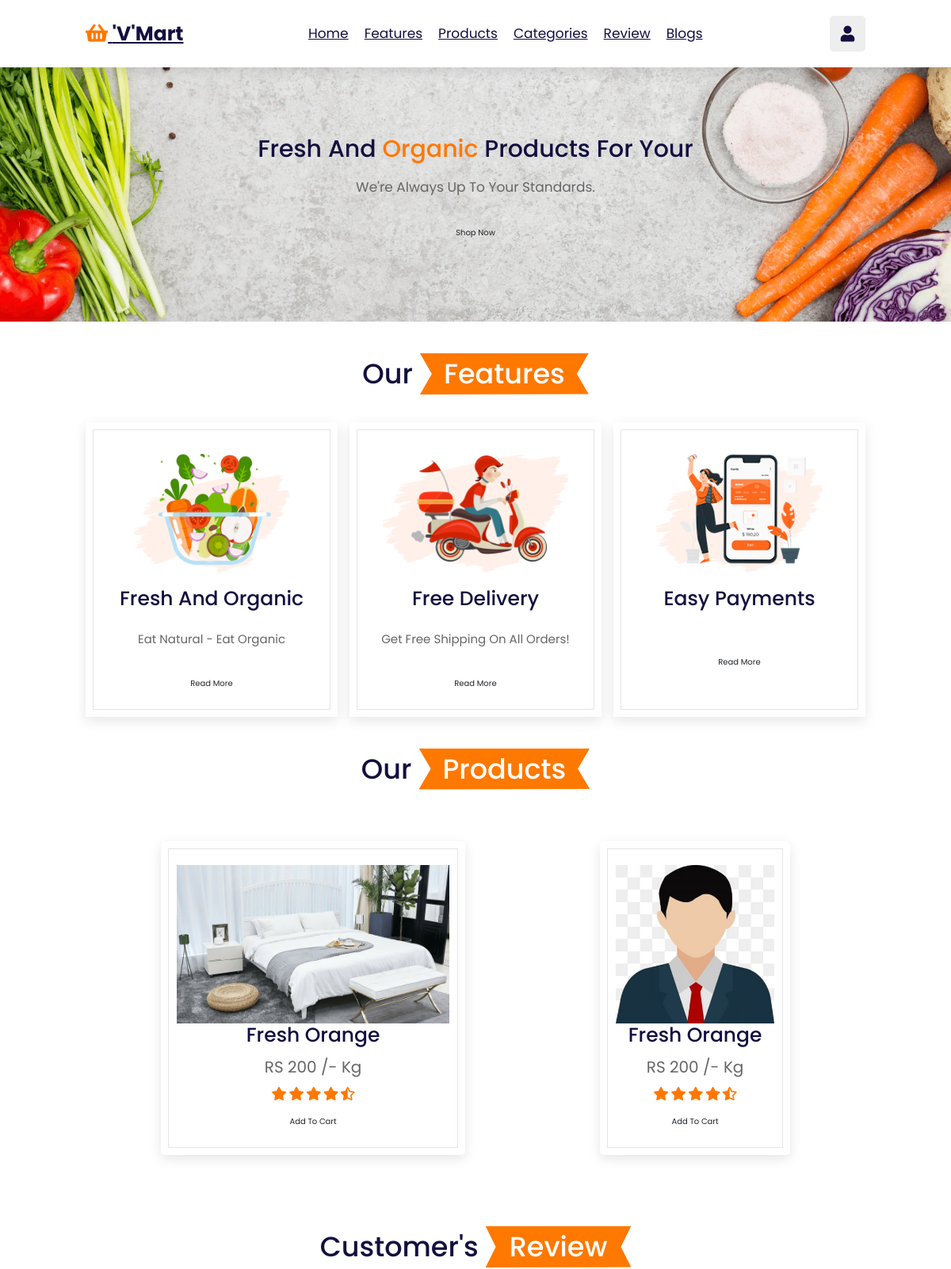
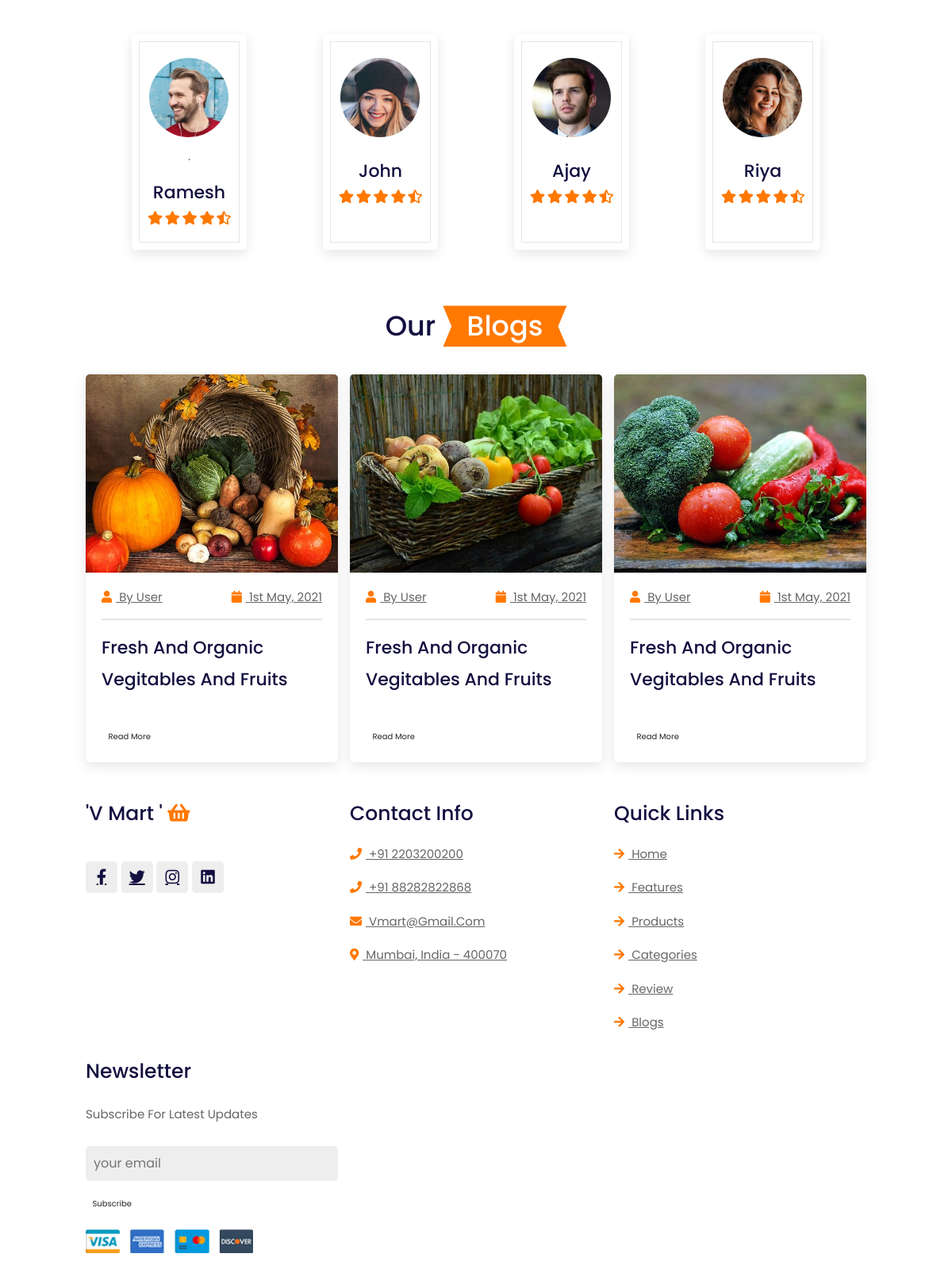
The page / on the database its author committed (2 pictures, top to bottom).
### super_market/models.py (models this page shows)
class Product(models.Model):
    name = models.CharField(max_length=100)
    description = models.CharField(max_length=100)
    image = models.ImageField(upload_to='Profile', max_length=100)
    price = models.CharField(max_length=100)
    created_at = models.DateTimeField(auto_now_add=True)
    updated_at = models.DateTimeField(auto_now=True)

### super_market/views.py (the view)
# urls.py: path('', views.index,name="index"),
def index(request):
    if not request.user.is_authenticated:
        p = Product.objects.all()
        return render(request, "index.html",{'p':p})
    else:
        return redirect("user_index")

### template/index.html (shortened to what this page needs)
<!DOCTYPE html>
{% load static %}
<html lang="en">
<head>
    <link rel="stylesheet" href="{% static 'css/style.css' %}" />
    <link rel="stylesheet" href="https://cdnjs.cloudflare.com/ajax/libs/font-awesome/5.15.4/css/all.min.css">
    <link rel="stylesheet" href="{% static 'index' %}">
    <link href="https://cdn.jsdelivr.net/npm/bootstrap@5.1.3/dist/css/bootstrap.min.css" rel="stylesheet">
</head>
<body>
<header class="header">
    <a href="#" class="logo"> <i class="fas fa-shopping-basket"></i> 'v'Mart </a>
    <nav class="navbar">
        <a href="#home">home</a>
        <a href="#features">features</a>
        <a href="#products">products</a>
        <a href="#categories">categories</a>
        <a href="#review">review</a>
        <a href="#blogs">blogs</a>
    </nav>
    <div class="icons">
        <a href="{% url 'login' %}"><div class="fas fa-user" id="login-btn" ></div></a>
    </div>
</header>
<section class="home" id="home">
    <div class="content">
        <h3>fresh and <span>organic</span> products for your</h3>
        <p>We're always up to your standards.</p>
        <a href="#" class="btn">shop now</a>
    </div>
</section>
<section class="features" id="features">
    <h1 class="heading"> our <span>features</span> </h1>
    <div class="box-container">
        <div class="box">
            <img src="../image/feature-img-1.png" alt="">
            <h3>fresh and organic</h3>
            <p>Eat natural - Eat Organic </p>
            <a href="#" class="btn">read more</a>
        </div>
        <div class="box">
            <img src="../image/feature-img-2.png" alt="">
            <h3>free delivery</h3>
            <p>Get Free Shipping on all orders!</p>
            <a href="#" class="btn">read more</a>
        </div>
        <div class="box">
            <img src="../image/feature-img-3.png" alt="">
            <h3>easy payments</h3>
            <p>
            </p>
            <a href="#" class="btn">read more</a>
        </div>
    </div>
</section>
<h1 class="heading"> our <span>products</span> </h1>
<section class="products" id="products">
    <div class="flexCard">
    <div class="swiper product-slider">
        <div class="swiper-wrapper" style="display: flex; justify-content: space-around;">
            {% for p in p %}
            <div class="swiper-slide box">
                <img src="{{p.image.url}}" alt="">
                <h3>fresh orange</h3>
                <div class="price"> RS 200 /- kg </div>
                <div class="stars">
                    <i class="fas fa-star"></i>
                    <i class="fas fa-star"></i>
                    <i class="fas fa-star"></i>
                    <i class="fas fa-star"></i>
                    <i class="fas fa-star-half-alt"></i>
                </div>
                <a href="#" class="btn">add to cart</a>
            </div>
            {% endfor %}
        </div>
    </div>
    </div>
</section>
<section class="review" id="review">
    <h1 class="heading"> customer's <span>review</span> </h1>
    <div class="swiper review-slider">
        <div class="swiper-wrapper"style="display: flex; justify-content: space-around;">
            <div class="swiper-slide box">
                <img src="{% static 'image/pic-1.png' %}" alt="">
                <p> .</p>
                <h3> Ramesh </h3>
                <div class="stars">
                    <i class="fas fa-star"></i>
                    <i class="fas fa-star"></i>
                    <i class="fas fa-star"></i>
                    <i class="fas fa-star"></i>
                    <i class="fas fa-star-half-alt"></i>
                </div>
            </div>
            <div class="swiper-slide box">
                <img src="{% static 'image/pic-2.png' %}" alt="">
                <p> </p>
                <h3>john </h3>
                <div class="stars">
                    <i class="fas fa-star"></i>
                    <i class="fas fa-star"></i>
                    <i class="fas fa-star"></i>
                    <i class="fas fa-star"></i>
                    <i class="fas fa-star-half-alt"></i>
                </div>
            </div>
            <div class="swiper-slide box">
                <img src="{% static 'image/pic-3.png' %}" alt="">
                <p> </p>
                <h3> Ajay </h3>
                <div class="stars">
                    <i class="fas fa-star"></i>
                    <i class="fas fa-star"></i>
                    <i class="fas fa-star"></i>
                    <i class="fas fa-star"></i>
                    <i class="fas fa-star-half-alt"></i>
                </div>
            </div>
            <div class="swiper-slide box">
                <img src="{% static 'image/pic-4.png' %}" alt="">
                <p> </p>
                <h3> Riya </h3>
                <div class="stars">
                    <i class="fas fa-star"></i>
                    <i class="fas fa-star"></i>
                    <i class="fas fa-star"></i>
                    <i class="fas fa-star"></i>
                    <i class="fas fa-star-half-alt"></i>
                </div>
            </div>
        </div>
    </div>
</section>
<section class="blogs" id="blogs">
    <h1 class="heading"> our <span>blogs</span> </h1>
    <div class="box-container">
        <div class="box">
            <img src="{% static 'image/blog-1.jpg' %}" alt="">
            <div class="content">
                <div class="icons">
                    <a href="#"> <i class="fas fa-user"></i> by user </a>
                    <a href="#"> <i class="fas fa-calendar"></i> 1st may, 2021 </a>
                </div>
                <h3>fresh and organic vegitables and fruits</h3>
                <p> </p>
                <a href="#" class="btn">read more</a>
            </div>
        </div>
        <div class="box">
            <img src="{% static 'image/blog-2.jpg' %}" alt="">
            <div class="content">
                <div class="icons">
                    <a href="#"> <i class="fas fa-user"></i> by user </a>
                    <a href="#"> <i class="fas fa-calendar"></i> 1st may, 2021 </a>
                </div>
                <h3>fresh and organic vegitables and fruits</h3>
                <p> </p>
                <a href="#" class="btn">read more</a>
            </div>
        </div>
        <div class="box">
            <img src="{% static 'image/blog-3.jpg' %}" alt="">
            <div class="content">
                <div class="icons">
                    <a href="#"> <i class="fas fa-user"></i> by user </a>
                    <a href="#"> <i class="fas fa-calendar"></i> 1st may, 2021 </a>
                </div>
                <h3>fresh and organic vegitables and fruits</h3>
                <p> </p>
                <a href="#" class="btn">read more</a>
            </div>
        </div>
    </div>
</section>
<section class="footer">
    <div class="box-container">
        <div class="box">
            <h3> 'v mart ' <i class="fas fa-shopping-basket"></i> </h3>
            <p> </p>
            <div class="share">
                <a href="#" class="fab fa-facebook-f"></a>
                <a href="#" class="fab fa-twitter"></a>
                <a href="#" class="fab fa-instagram"></a>
                <a href="#" class="fab fa-linkedin"></a>
            </div>
        </div>
        <div class="box">
            <h3>contact info</h3>
            <a href="#" class="links"> <i class="fas fa-phone"></i> +91 2203200200 </a>
            <a href="#" class="links"> <i class="fas fa-phone"></i> +91 88282822868 </a>
            <a href="#" class="links"> <i class="fas fa-envelope"></i> vmart@gmail.com </a>
            <a href="#" class="links"> <i class="fas fa-map-marker-alt"></i> mumbai, india - 400070 </a>
        </div>
        <div class="box">
            <h3>quick links</h3>
            <a href="#" class="links"> <i class="fas fa-arrow-right"></i> home </a>
            <a href="#" class="links"> <i class="fas fa-arrow-right"></i> features </a>
            <a href="#" class="links"> <i class="fas fa-arrow-right"></i> products </a>
            <a href="#" class="links"> <i class="fas fa-arrow-right"></i> categories </a>
            <a href="#" class="links"> <i class="fas fa-arrow-right"></i> review </a>
            <a href="#" class="links"> <i class="fas fa-arrow-right"></i> blogs </a>
        </div>
        <div class="box">
            <h3>newsletter</h3>
            <p>subscribe for latest updates</p>
            <input type="email" placeholder="your email" class="email">
            <input type="submit" value="subscribe" class="btn">
            <img src="../image/payment.png" class="payment-img" alt="">
        </div>
    </div>
</section>
</body>
</html>

### rows shown on the page
Product: image (picture)
Product: image (placeholder picture)
